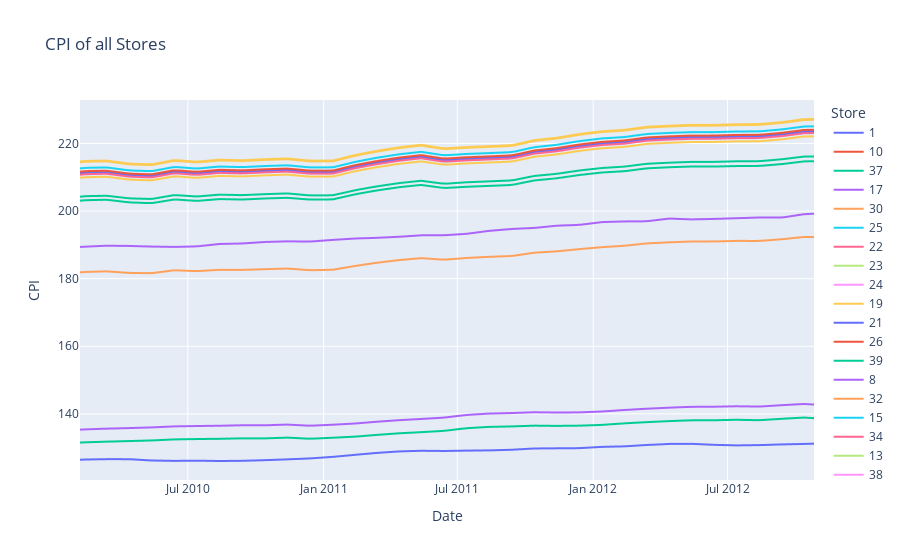

Write notebook code for a chart like this one.
### Code cell
px.line(df, x="Date", y="CPI", title="CPI of all Stores", color="Store")

### Figure 1 — Plotly figure (JSON) as saved in the notebook; plotly's stock layout.template omitted (floating-point values rounded to 4 significant figures; data arrays with more than 128 entries replaced by an {"elided": "..."} marker saying what was removed)
{"data": [{"hovertemplate": "Store=1<br>Date=%{x}<br>CPI=%{y}<extra></extra>", "legendgroup": "1", "line": {"color": "#636efa", "dash": "solid"}, "marker": {"symbol": "circle"}, "mode": "lines", "name": "1", "showlegend": true, "type": "scattergl", "x": {"elided": "143 str values"}, "xaxis": "x", "y": {"elided": "143 float values"}, "yaxis": "y"}, {"hovertemplate": "Store=10<br>Date=%{x}<br>CPI=%{y}<extra></extra>", "legendgroup": "10", "line": {"color": "#EF553B", "dash": "solid"}, "marker": {"symbol": "circle"}, "mode": "lines", "name": "10", "showlegend": true, "type": "scattergl", "x": {"elided": "143 str values"}, "xaxis": "x", "y": {"elided": "143 float values"}, "yaxis": "y"}, {"hovertemplate": "Store=37<br>Date=%{x}<br>CPI=%{y}<extra></extra>", "legendgroup": "37", "line": {"color": "#00cc96", "dash": "solid"}, "marker": {"symbol": "circle"}, "mode": "lines", "name": "37", "showlegend": true, "type": "scattergl", "x": {"elided": "143 str values"}, "xaxis": "x", "y": {"elided": "143 float values"}, "yaxis": "y"}, {"hovertemplate": "Store=17<br>Date=%{x}<br>CPI=%{y}<extra></extra>", "legendgroup": "17", "line": {"color": "#ab63fa", "dash": "solid"}, "marker": {"symbol": "circle"}, "mode": "lines", "name": "17", "showlegend": true, "type": "scattergl", "x": {"elided": "143 str values"}, "xaxis": "x", "y": {"elided": "143 float values"}, "yaxis": "y"}, {"hovertemplate": "Store=30<br>Date=%{x}<br>CPI=%{y}<extra></extra>", "legendgroup": "30", "line": {"color": "#FFA15A", "dash": "solid"}, "marker": {"symbol": "circle"}, "mode": "lines", "name": "30", "showlegend": true, "type": "scattergl", "x": {"elided": "143 str values"}, "xaxis": "x", "y": {"elided": "143 float values"}, "yaxis": "y"}, {"hovertemplate": "Store=25<br>Date=%{x}<br>CPI=%{y}<extra></extra>", "legendgroup": "25", "line": {"color": "#19d3f3", "dash": "solid"}, "marker": {"symbol": "circle"}, "mode": "lines", "name": "25", "showlegend": true, "type": "scattergl", "x": {"elided": "143 str values"}, "xaxis": "x", "y": {"elided": "143 float values"}, "yaxis": "y"}, {"hovertemplate": "Store=22<br>Date=%{x}<br>CPI=%{y}<extra></extra>", "legendgroup": "22", "line": {"color": "#FF6692", "dash": "solid"}, "marker": {"symbol": "circle"}, "mode": "lines", "name": "22", "showlegend": true, "type": "scattergl", "x": {"elided": "143 str values"}, "xaxis": "x", "y": {"elided": "143 float values"}, "yaxis": "y"}, {"hovertemplate": "Store=23<br>Date=%{x}<br>CPI=%{y}<extra></extra>", "legendgroup": "23", "line": {"color": "#B6E880", "dash": "solid"}, "marker": {"symbol": "circle"}, "mode": "lines", "name": "23", "showlegend": true, "type": "scattergl", "x": {"elided": "143 str values"}, "xaxis": "x", "y": {"elided": "143 float values"}, "yaxis": "y"}, {"hovertemplate": "Store=24<br>Date=%{x}<br>CPI=%{y}<extra></extra>", "legendgroup": "24", "line": {"color": "#FF97FF", "dash": "solid"}, "marker": {"symbol": "circle"}, "mode": "lines", "name": "24", "showlegend": true, "type": "scattergl", "x": {"elided": "143 str values"}, "xaxis": "x", "y": {"elided": "143 float values"}, "yaxis": "y"}, {"hovertemplate": "Store=19<br>Date=%{x}<br>CPI=%{y}<extra></extra>", "legendgroup": "19", "line": {"color": "#FECB52", "dash": "solid"}, "marker": {"symbol": "circle"}, "mode": "lines", "name": "19", "showlegend": true, "type": "scattergl", "x": {"elided": "143 str values"}, "xaxis": "x", "y": {"elided": "143 float values"}, "yaxis": "y"}, {"hovertemplate": "Store=21<br>Date=%{x}<br>CPI=%{y}<extra></extra>", "legendgroup": "21", "line": {"color": "#636efa", "dash": "solid"}, "marker": {"symbol": "circle"}, "mode": "lines", "name": "21", "showlegend": true, "type": "scattergl", "x": {"elided": "143 str values"}, "xaxis": "x", "y": {"elided": "143 float values"}, "yaxis": "y"}, {"hovertemplate": "Store=26<br>Date=%{x}<br>CPI=%{y}<extra></extra>", "legendgroup": "26", "line": {"color": "#EF553B", "dash": "solid"}, "marker": {"symbol": "circle"}, "mode": "lines", "name": "26", "showlegend": true, "type": "scattergl", "x": {"elided": "143 str values"}, "xaxis": "x", "y": {"elided": "143 float values"}, "yaxis": "y"}, {"hovertemplate": "Store=39<br>Date=%{x}<br>CPI=%{y}<extra></extra>", "legendgroup": "39", "line": {"color": "#00cc96", "dash": "solid"}, "marker": {"symbol": "circle"}, "mode": "lines", "name": "39", "showlegend": true, "type": "scattergl", "x": {"elided": "143 str values"}, "xaxis": "x", "y": {"elided": "143 float values"}, "yaxis": "y"}, {"hovertemplate": "Store=8<br>Date=%{x}<br>CPI=%{y}<extra></extra>", "legendgroup": "8", "line": {"color": "#ab63fa", "dash": "solid"}, "marker": {"symbol": "circle"}, "mode": "lines", "name": "8", "showlegend": true, "type": "scattergl", "x": {"elided": "143 str values"}, "xaxis": "x", "y": {"elided": "143 float values"}, "yaxis": "y"}, {"hovertemplate": "Store=32<br>Date=%{x}<br>CPI=%{y}<extra></extra>", "legendgroup": "32", "line": {"color": "#FFA15A", "dash": "solid"}, "marker": {"symbol": "circle"}, "mode": "lines", "name": "32", "showlegend": true, "type": "scattergl", "x": {"elided": "143 str values"}, "xaxis": "x", "y": {"elided": "143 float values"}, "yaxis": "y"}, {"hovertemplate": "Store=15<br>Date=%{x}<br>CPI=%{y}<extra></extra>", "legendgroup": "15", "line": {"color": "#19d3f3", "dash": "solid"}, "marker": {"symbol": "circle"}, "mode": "lines", "name": "15", "showlegend": true, "type": "scattergl", "x": {"elided": "143 str values"}, "xaxis": "x", "y": {"elided": "143 float values"}, "yaxis": "y"}, {"hovertemplate": "Store=34<br>Date=%{x}<br>CPI=%{y}<extra></extra>", "legendgroup": "34", "line": {"color": "#FF6692", "dash": "solid"}, "marker": {"symbol": "circle"}, "mode": "lines", "name": "34", "showlegend": true, "type": "scattergl", "x": {"elided": "143 str values"}, "xaxis": "x", "y": {"elided": "143 float values"}, "yaxis": "y"}, {"hovertemplate": "Store=13<br>Date=%{x}<br>CPI=%{y}<extra></extra>", "legendgroup": "13", "line": {"color": "#B6E880", "dash": "solid"}, "marker": {"symbol": "circle"}, "mode": "lines", "name": "13", "showlegend": true, "type": "scattergl", "x": {"elided": "143 str values"}, "xaxis": "x", "y": {"elided": "143 float values"}, "yaxis": "y"}, {"hovertemplate": "Store=38<br>Date=%{x}<br>CPI=%{y}<extra></extra>", "legendgroup": "38", "line": {"color": "#FF97FF", "dash": "solid"}, "marker": {"symbol": "circle"}, "mode": "lines", "name": "38", "showlegend": true, "type": "scattergl", "x": {"elided": "143 str values"}, "xaxis": "x", "y": {"elided": "143 float values"}, "yaxis": "y"}, {"hovertemplate": "Store=9<br>Date=%{x}<br>CPI=%{y}<extra></extra>", "legendgroup": "9", "line": {"color": "#FECB52", "dash": "solid"}, "marker": {"symbol": "circle"}, "mode": "lines", "name": "9", "showlegend": true, "type": "scattergl", "x": {"elided": "143 str values"}, "xaxis": "x", "y": {"elided": "143 float values"}, "yaxis": "y"}, {"hovertemplate": "Store=2<br>Date=%{x}<br>CPI=%{y}<extra></extra>", "legendgroup": "2", "line": {"color": "#636efa", "dash": "solid"}, "marker": {"symbol": "circle"}, "mode": "lines", "name": "2", "showlegend": true, "type": "scattergl", "x": {"elided": "143 str values"}, "xaxis": "x", "y": {"elided": "143 float values"}, "yaxis": "y"}, {"hovertemplate": "Store=45<br>Date=%{x}<br>CPI=%{y}<extra></extra>", "legendgroup": "45", "line": {"color": "#EF553B", "dash": "solid"}, "marker": {"symbol": "circle"}, "mode": "lines", "name": "45", "showlegend": true, "type": "scattergl", "x": {"elided": "143 str values"}, "xaxis": "x", "y": {"elided": "143 float values"}, "yaxis": "y"}, {"hovertemplate": "Store=20<br>Date=%{x}<br>CPI=%{y}<extra></extra>", "legendgroup": "20", "line": {"color": "#00cc96", "dash": "solid"}, "marker": {"symbol": "circle"}, "mode": "lines", "name": "20", "showlegend": true, "type": "scattergl", "x": {"elided": "143 str values"}, "xaxis": "x", "y": {"elided": "143 float values"}, "yaxis": "y"}, {"hovertemplate": "Store=27<br>Date=%{x}<br>CPI=%{y}<extra></extra>", "legendgroup": "27", "line": {"color": "#ab63fa", "dash": "solid"}, "marker": {"symbol": "circle"}, "mode": "lines", "name": "27", "showlegend": true, "type": "scattergl", "x": {"elided": "143 str values"}, "xaxis": "x", "y": {"elided": "143 float values"}, "yaxis": "y"}, {"hovertemplate": "Store=41<br>Date=%{x}<br>CPI=%{y}<extra></extra>", "legendgroup": "41", "line": {"color": "#FFA15A", "dash": "solid"}, "marker": {"symbol": "circle"}, "mode": "lines", "name": "41", "showlegend": true, "type": "scattergl", "x": {"elided": "143 str values"}, "xaxis": "x", "y": {"elided": "143 float values"}, "yaxis": "y"}, {"hovertemplate": "Store=4<br>Date=%{x}<br>CPI=%{y}<extra></extra>", "legendgroup": "4", "line": {"color": "#19d3f3", "dash": "solid"}, "marker": {"symbol": "circle"}, "mode": "lines", "name": "4", "showlegend": true, "type": "scattergl", "x": {"elided": "143 str values"}, "xaxis": "x", "y": {"elided": "143 float values"}, "yaxis": "y"}, {"hovertemplate": "Store=31<br>Date=%{x}<br>CPI=%{y}<extra></extra>", "legendgroup": "31", "line": {"color": "#FF6692", "dash": "solid"}, "marker": {"symbol": "circle"}, "mode": "lines", "name": "31", "showlegend": true, "type": "scattergl", "x": {"elided": "143 str values"}, "xaxis": "x", "y": {"elided": "143 float values"}, "yaxis": "y"}, {"hovertemplate": "Store=16<br>Date=%{x}<br>CPI=%{y}<extra></extra>", "legendgroup": "16", "line": {"color": "#B6E880", "dash": "solid"}, "marker": {"symbol": "circle"}, "mode": "lines", "name": "16", "showlegend": true, "type": "scattergl", "x": {"elided": "143 str values"}, "xaxis": "x", "y": {"elided": "143 float values"}, "yaxis": "y"}, {"hovertemplate": "Store=11<br>Date=%{x}<br>CPI=%{y}<extra></extra>", "legendgroup": "11", "line": {"color": "#FF97FF", "dash": "solid"}, "marker": {"symbol": "circle"}, "mode": "lines", "name": "11", "showlegend": true, "type": "scattergl", "x": {"elided": "143 str values"}, "xaxis": "x", "y": {"elided": "143 float values"}, "yaxis": "y"}, {"hovertemplate": "Store=36<br>Date=%{x}<br>CPI=%{y}<extra></extra>", "legendgroup": "36", "line": {"color": "#FECB52", "dash": "solid"}, "marker": {"symbol": "circle"}, "mode": "lines", "name": "36", "showlegend": true, "type": "scattergl", "x": {"elided": "143 str values"}, "xaxis": "x", "y": {"elided": "143 float values"}, "yaxis": "y"}, {"hovertemplate": "Store=42<br>Date=%{x}<br>CPI=%{y}<extra></extra>", "legendgroup": "42", "line": {"color": "#636efa", "dash": "solid"}, "marker": {"symbol": "circle"}, "mode": "lines", "name": "42", "showlegend": true, "type": "scattergl", "x": {"elided": "143 str values"}, "xaxis": "x", "y": {"elided": "143 float values"}, "yaxis": "y"}, {"hovertemplate": "Store=5<br>Date=%{x}<br>CPI=%{y}<extra></extra>", "legendgroup": "5", "line": {"color": "#EF553B", "dash": "solid"}, "marker": {"symbol": "circle"}, "mode": "lines", "name": "5", "showlegend": true, "type": "scattergl", "x": {"elided": "143 str values"}, "xaxis": "x", "y": {"elided": "143 float values"}, "yaxis": "y"}, {"hovertemplate": "Store=43<br>Date=%{x}<br>CPI=%{y}<extra></extra>", "legendgroup": "43", "line": {"color": "#00cc96", "dash": "solid"}, "marker": {"symbol": "circle"}, "mode": "lines", "name": "43", "showlegend": true, "type": "scattergl", "x": {"elided": "143 str values"}, "xaxis": "x", "y": {"elided": "143 float values"}, "yaxis": "y"}, {"hovertemplate": "Store=35<br>Date=%{x}<br>CPI=%{y}<extra></extra>", "legendgroup": "35", "line": {"color": "#ab63fa", "dash": "solid"}, "marker": {"symbol": "circle"}, "mode": "lines", "name": "35", "showlegend": true, "type": "scattergl", "x": {"elided": "143 str values"}, "xaxis": "x", "y": {"elided": "143 float values"}, "yaxis": "y"}, {"hovertemplate": "Store=28<br>Date=%{x}<br>CPI=%{y}<extra></extra>", "legendgroup": "28", "line": {"color": "#FFA15A", "dash": "solid"}, "marker": {"symbol": "circle"}, "mode": "lines", "name": "28", "showlegend": true, "type": "scattergl", "x": {"elided": "143 str values"}, "xaxis": "x", "y": {"elided": "143 float values"}, "yaxis": "y"}, {"hovertemplate": "Store=6<br>Date=%{x}<br>CPI=%{y}<extra></extra>", "legendgroup": "6", "line": {"color": "#19d3f3", "dash": "solid"}, "marker": {"symbol": "circle"}, "mode": "lines", "name": "6", "showlegend": true, "type": "scattergl", "x": {"elided": "143 str values"}, "xaxis": "x", "y": {"elided": "143 float values"}, "yaxis": "y"}, {"hovertemplate": "Store=33<br>Date=%{x}<br>CPI=%{y}<extra></extra>", "legendgroup": "33", "line": {"color": "#FF6692", "dash": "solid"}, "marker": {"symbol": "circle"}, "mode": "lines", "name": "33", "showlegend": true, "type": "scattergl", "x": {"elided": "143 str values"}, "xaxis": "x", "y": {"elided": "143 float values"}, "yaxis": "y"}, {"hovertemplate": "Store=44<br>Date=%{x}<br>CPI=%{y}<extra></extra>", "legendgroup": "44", "line": {"color": "#B6E880", "dash": "solid"}, "marker": {"symbol": "circle"}, "mode": "lines", "name": "44", "showlegend": true, "type": "scattergl", "x": {"elided": "143 str values"}, "xaxis": "x", "y": {"elided": "143 float values"}, "yaxis": "y"}, {"hovertemplate": "Store=18<br>Date=%{x}<br>CPI=%{y}<extra></extra>", "legendgroup": "18", "line": {"color": "#FF97FF", "dash": "solid"}, "marker": {"symbol": "circle"}, "mode": "lines", "name": "18", "showlegend": true, "type": "scattergl", "x": {"elided": "143 str values"}, "xaxis": "x", "y": {"elided": "143 float values"}, "yaxis": "y"}, {"hovertemplate": "Store=3<br>Date=%{x}<br>CPI=%{y}<extra></extra>", "legendgroup": "3", "line": {"color": "#FECB52", "dash": "solid"}, "marker": {"symbol": "circle"}, "mode": "lines", "name": "3", "showlegend": true, "type": "scattergl", "x": {"elided": "143 str values"}, "xaxis": "x", "y": {"elided": "143 float values"}, "yaxis": "y"}, {"hovertemplate": "Store=12<br>Date=%{x}<br>CPI=%{y}<extra></extra>", "legendgroup": "12", "line": {"color": "#636efa", "dash": "solid"}, "marker": {"symbol": "circle"}, "mode": "lines", "name": "12", "showlegend": true, "type": "scattergl", "x": {"elided": "143 str values"}, "xaxis": "x", "y": {"elided": "143 float values"}, "yaxis": "y"}, {"hovertemplate": "Store=29<br>Date=%{x}<br>CPI=%{y}<extra></extra>", "legendgroup": "29", "line": {"color": "#EF553B", "dash": "solid"}, "marker": {"symbol": "circle"}, "mode": "lines", "name": "29", "showlegend": true, "type": "scattergl", "x": {"elided": "143 str values"}, "xaxis": "x", "y": {"elided": "143 float values"}, "yaxis": "y"}, {"hovertemplate": "Store=40<br>Date=%{x}<br>CPI=%{y}<extra></extra>", "legendgroup": "40", "line": {"color": "#00cc96", "dash": "solid"}, "marker": {"symbol": "circle"}, "mode": "lines", "name": "40", "showlegend": true, "type": "scattergl", "x": {"elided": "143 str values"}, "xaxis": "x", "y": {"elided": "143 float values"}, "yaxis": "y"}, {"hovertemplate": "Store=7<br>Date=%{x}<br>CPI=%{y}<extra></extra>", "legendgroup": "7", "line": {"color": "#ab63fa", "dash": "solid"}, "marker": {"symbol": "circle"}, "mode": "lines", "name": "7", "showlegend": true, "type": "scattergl", "x": {"elided": "143 str values"}, "xaxis": "x", "y": {"elided": "143 float values"}, "yaxis": "y"}, {"hovertemplate": "Store=14<br>Date=%{x}<br>CPI=%{y}<extra></extra>", "legendgroup": "14", "line": {"color": "#FFA15A", "dash": "solid"}, "marker": {"symbol": "circle"}, "mode": "lines", "name": "14", "showlegend": true, "type": "scattergl", "x": {"elided": "143 str values"}, "xaxis": "x", "y": {"elided": "143 float values"}, "yaxis": "y"}], "layout": {"legend": {"title": {"text": "Store"}, "tracegroupgap": 0}, "title": {"text": "CPI of all Stores"}, "xaxis": {"anchor": "y", "domain": [0, 1], "title": {"text": "Date"}}, "yaxis": {"anchor": "x", "domain": [0, 1], "title": {"text": "CPI"}}}}
